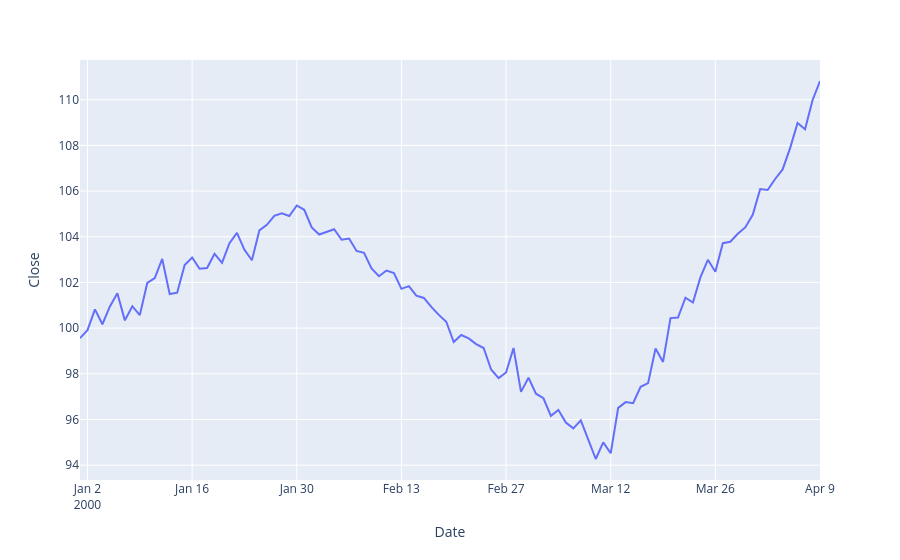

Source (notebook cell):
### Code cell
import plotly.express as px

fig = px.line(df, x="Date", y="Close")
fig.show()
